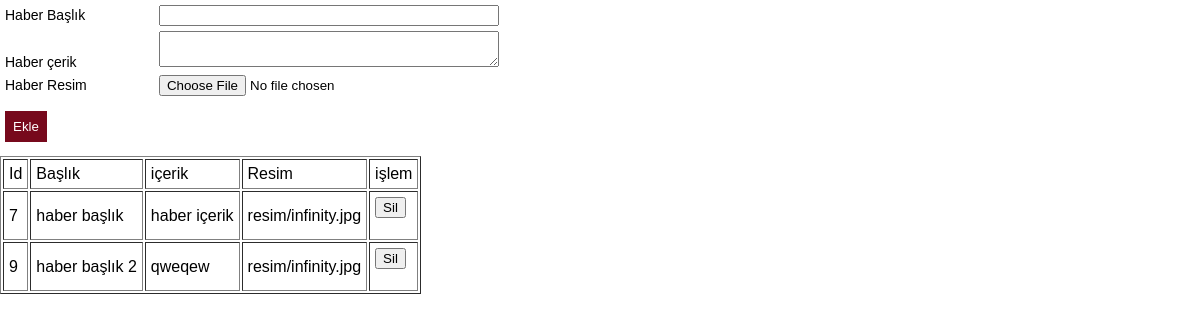
The page /haberEkle.php on the database its author committed.
### tables this page shows
CREATE TABLE `haberler` (
  `id` int(11) NOT NULL,
  `haber_baslik` varchar(255) NOT NULL,
  `haber_icerik` text NOT NULL,
  `haber_resim` varchar(500) NOT NULL
);

### haberEkle.php (the view, shortened to what this page needs)
<?php
global $baglan;
if(!$baglan){
	die("Connection failed: " . mysqli_connect_error());
}
else{
	$haber_dizi=array();
	$i=0;
	$sql = "SELECT * FROM haberler";
	$result = $baglan->query($sql);
	if($result->num_rows>0) {
		while($row=$result->fetch_assoc()) {
			$haber_dizi[$i]["id"]=$row["id"];
			$haber_dizi[$i]["haber_baslik"]=$row["haber_baslik"];
			$haber_dizi[$i]["haber_icerik"]=$row["haber_icerik"];
			$haber_dizi[$i]["haber_resim"]=$row["haber_resim"];
			$i++;
			}
	}else{
		echo "0 results";
	}
}
 ?>
<html>
<head>
    <link href="styles.css" rel="stylesheet">
</head>
<body>
<form method="Post" style="width:500px;" enctype="multipart/form-data">
	<div class="form-element">
		<label>Haber Başlık</label>
		<input type="text" name="haber_baslik">
	</div>
	<div class="form-element">
		<label>Haber çerik</label>
		<textarea name="haber_icerik"></textarea>
	</div>
	<div class="form-element">
		<label>Haber Resim</label>
		<input type="file" name="resim" id="resim">
	</div>
	<div class="form-element">
		<input type="submit" name="haber_ekle" value="Ekle">
	</div>
</form>
<table border="1" cellpadding="5">
	<tr>
		<td>Id</td>
		<td>Başlık</td>
		<td>içerik</td>
		<td>Resim</td>
		<td>işlem</td>
	</tr>
	<?php
	for($i=0;$i<count($haber_dizi);$i++){
	echo "<tr>
		<td>".$haber_dizi[$i]['id']."</td>
		<td>".$haber_dizi[$i]['haber_baslik']."</td>
		<td>".$haber_dizi[$i]['haber_icerik']."</td>
		<td>".$haber_dizi[$i]['haber_resim']."</td>
		<td>
		<form method='post'>
		<input type='hidden' name='haber_id' value='".$haber_dizi[$i]['id']."'>
		<input type='submit' name='sil' value='Sil'>
		</form>
		</td>
	</tr>";
	}
	?>
</table>
</body>
</html>

### styles.css (style rules this page uses)
body { margin: 0; font-family: Arial, Helvetica, sans-serif; font-size: 14px; }
.form-element { width: 100%; height: auto; margin: 5px; }
.form-element label, .form-element span, .form-element input, .form-element textarea { display: inline-block; }
.form-element label, .form-element span { width: 30%; }
.form-element input[type="text"], .form-element input[type="password"], .form-element input[type="email"], .form-element textarea { width: 68%; }
.form-element input[type="submit"], .form-element input[type="button"] { border: 0; padding: 8px; margin-top: 10px; background-color: #77091C; color:white; }

### rows shown on the page
haberler: id "7", haber_baslik "haber başlık", haber_icerik "haber içerik", haber_resim "resim/infinity.jpg"
haberler: id "9", haber_baslik "haber başlık 2", haber_icerik "qweqew", haber_resim "resim/infinity.jpg"
